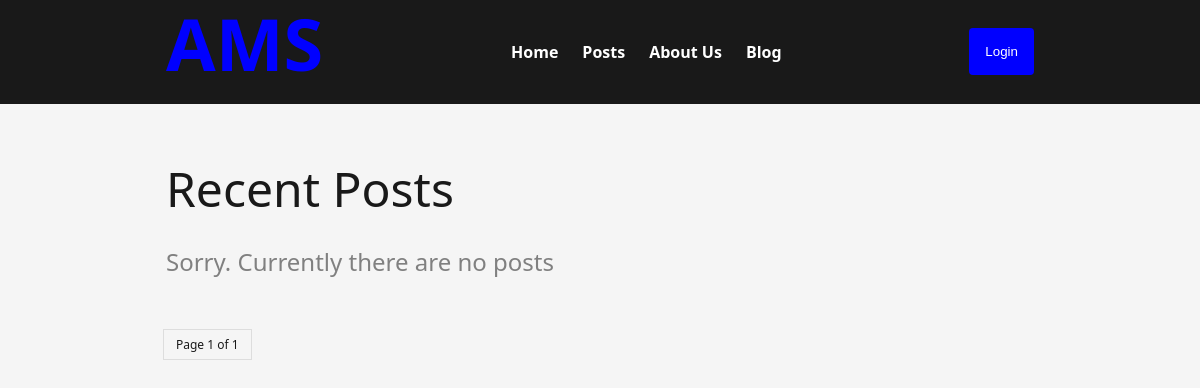
/posts/, run on an earlier commit of the app's database.
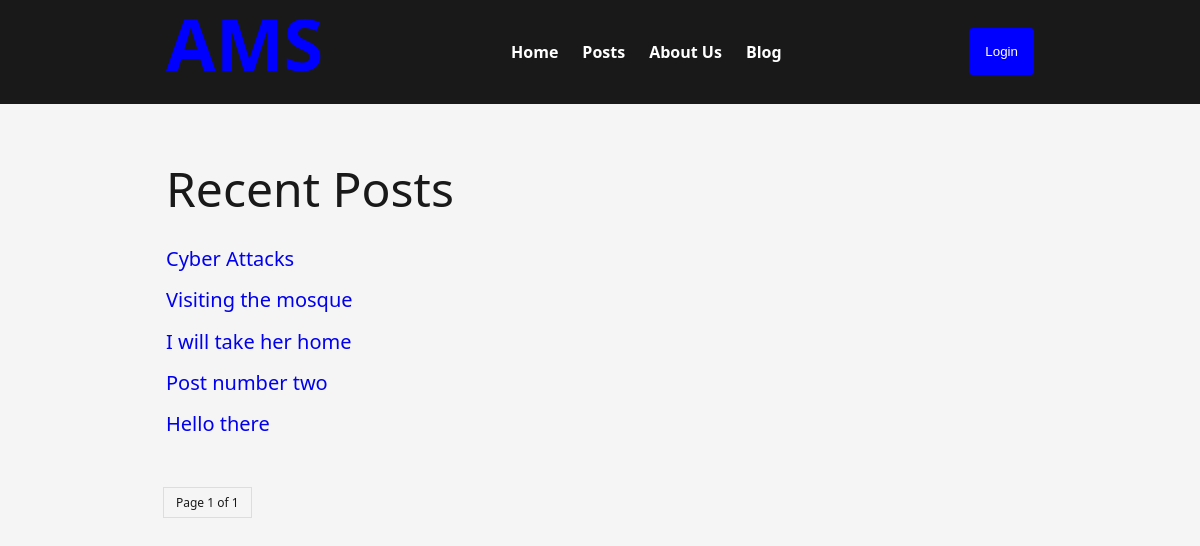
And on a later commit of the database.
### posts/models.py (models this page shows, shortened)
class Post(models.Model):
    title = models.CharField(max_length=100)
    body=models.TextField()
    slug = models.SlugField(default="this-is-a-post")
    banner = models.ImageField(default='kcnp.png', blank=True)
    created_at=models.DateTimeField(auto_now_add=True)
    class Meta:
        verbose_name='Post'
        verbose_name_plural='Posts'
        ordering=['created_at']

### posts/views.py (the view)
# urls.py: path("posts/", include('posts.urls', namespace='posts')),
def posts(request):
    posts = Post.objects.all().order_by('-id')
    paginator = Paginator(posts, 5)
    page_number = request.GET.get('page')
    page_obj = paginator.get_page(page_number)
    return render(request, 'posts/posts.html', {'page_obj':page_obj})

### posts/templates/posts/posts.html (shortened to what this page needs)
{% extends 'layout.html' %}
{% block content %}
<div class="container">
    <h4>Recent Posts </h4>
    {% for post in page_obj %}
        <p  style="margin-bottom:.5rem;font-size:1.25rem;">
            <a href="{%  url 'posts:post' post.id %}">{{post.title}}</a>
        </p>
    {% empty %}
        <h6 style="color:gray;">Sorry. Currently there are no posts</h6>
    {% endfor %}
    <div class="pagination" style="margin-top:3rem; margin-left:-8px">
        <span>
            Page {{page_obj.number}} of {{page_obj.paginator.num_pages}}
        </span>
    </div>
</div>
{% endblock %}

### templates/layout.html (shortened to what this page needs)
<!DOCTYPE html>
{% load static %}
<html lang='en'>
    <head>
         <link rel="stylesheet" href="{% static 'css/main.css'%}">
    </head>
    <body>
        <nav class="nav-bar" style=" background-color:#191919; color:white;">
            <div class="container" style="display:flex;flex-direction:row; justify-content:space-between; align-items:center; width:900px;">
                <div class="logo">
                    <a href="{% url 'homepage' %}">
                        <h1 class="logo-text">AMS</h1>
                    </a>
                </div>
                <ul class="nav-links" style="display:flex; flex-direction:row; gap:1.5rem;color:white;">
                    <li style="color:white;"><a href="{% url 'homepage'%}"  style="color:white;">Home</a></li>
                    <li><a href="{% url 'posts:posts' %}" style="color:white;">Posts</a></li>
                    <li><a href="{% url 'about'%}" style="color:white;">About Us</a></li>
                    <li><a href="/about" style="color:white;">Blog</a></li>
                </ul>
                <div>
                    <button class="btn btn-full" style="cursor:pointer;background-color:blue;padding:1rem; color:white; outline:none; border-radius:0.25rem; border: none;">Login</button>
                </div>
            </div>
        </nav>
        <main>
            {% block content %}{% endblock %}
        </main>
</html>

### static/css/main.css (style rules this page uses)
* { margin:0; padding:0; box-sizing: border-box; }
html, body { font-family: system-ui, -apple-system, BlinkMacSystemFont, 'Segoe UI', Roboto, Oxygen, Ubuntu, Cantarell, 'Open Sans', 'Helvetica Neue', sans-serif; font-size: 1rem; line-height: 1.66; background-color: whitesmoke; color: #191919; }
.container { max-width: 900px; margin:0 auto; padding:0 1rem; }
.nav-bar { font-weight: 600; margin-bottom: 3rem; background-color:#191919; color:white; display:flex; flex-direction: column; width: 100%; }
.nav-bar ul { list-style: none; display:flex; column-gap: 1rem; color: #191919; }
.nav-links { display:flex; flex-direction:column; gap: 1rem; }
.logo-text { color:Blue; font-weight: 900; }
.btn { padding : 12px 14px; border: 1px solid inherit; outline: none; border-radius: 0.25rem; }
.btn-full { background-color: blue; color: white; }
.pagination { margin-top: 1rem; }
.pagination a, .pagination span { margin:0 5px; padding:6px 12px; font-size: 12px; text-decoration: none; border:1px solid #ddd; }
a { text-decoration: none; }
h1,h2,h3,h4,h5,h6 { margin-bottom: 1rem; }
h1 { font-size: 72px; line-height: 1.22; font-weight: 800; }
h4 { font-size: 48px; line-height: 1.55; font-weight: 500; }

What changed in the data, as far as the page shows it:
added Post: title "Cyber Attacks"
added Post: title "Visiting the mosque"
added Post: title "I will take her home"
added Post: title "Post number two"
added Post: title "Hello there"
Also different on the page:
text no longer shown: "Sorry. Currently there are no posts"
